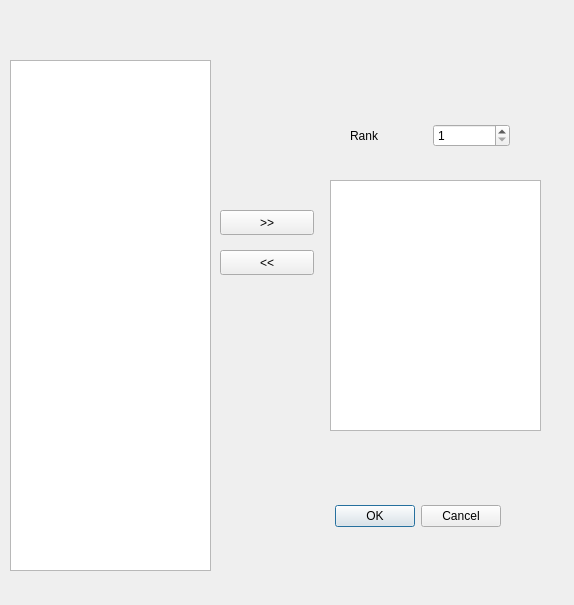
<?xml version="1.0" encoding="UTF-8"?>
<ui version="4.0">
 <class>SelectRankedAbilityDialog</class>
 <widget class="QDialog" name="SelectRankedAbilityDialog">
  <property name="geometry">
   <rect>
    <x>0</x>
    <y>0</y>
    <width>574</width>
    <height>605</height>
   </rect>
  </property>
  <property name="windowTitle">
   <string>Dialog</string>
  </property>
  <widget class="QDialogButtonBox" name="buttonBox">
   <property name="geometry">
    <rect>
     <x>320</x>
     <y>500</y>
     <width>181</width>
     <height>32</height>
    </rect>
   </property>
   <property name="orientation">
    <enum>Qt::Orientation::Horizontal</enum>
   </property>
   <property name="standardButtons">
    <set>QDialogButtonBox::StandardButton::Cancel|QDialogButtonBox::StandardButton::Ok</set>
   </property>
  </widget>
  <widget class="QListWidget" name="abilityListWidget">
   <property name="geometry">
    <rect>
     <x>10</x>
     <y>60</y>
     <width>201</width>
     <height>511</height>
    </rect>
   </property>
  </widget>
  <widget class="QListWidget" name="rankedAbilityListWidget">
   <property name="geometry">
    <rect>
     <x>330</x>
     <y>180</y>
     <width>211</width>
     <height>251</height>
    </rect>
   </property>
  </widget>
  <widget class="QWidget" name="horizontalLayoutWidget">
   <property name="geometry">
    <rect>
     <x>350</x>
     <y>120</y>
     <width>160</width>
     <height>31</height>
    </rect>
   </property>
   <layout class="QHBoxLayout" name="horizontalLayout">
    <item>
     <widget class="QLabel" name="label">
      <property name="text">
       <string>Rank</string>
      </property>
     </widget>
    </item>
    <item>
     <widget class="QSpinBox" name="rankSpinBox">
      <property name="minimum">
       <number>1</number>
      </property>
      <property name="maximum">
       <number>6</number>
      </property>
     </widget>
    </item>
   </layout>
  </widget>
  <widget class="QPushButton" name="addButton">
   <property name="geometry">
    <rect>
     <x>220</x>
     <y>210</y>
     <width>94</width>
     <height>25</height>
    </rect>
   </property>
   <property name="text">
    <string>&gt;&gt;</string>
   </property>
  </widget>
  <widget class="QPushButton" name="removeButton">
   <property name="geometry">
    <rect>
     <x>220</x>
     <y>250</y>
     <width>94</width>
     <height>25</height>
    </rect>
   </property>
   <property name="text">
    <string>&lt;&lt;</string>
   </property>
  </widget>
 </widget>
 <resources/>
 <connections>
  <connection>
   <sender>buttonBox</sender>
   <signal>accepted()</signal>
   <receiver>SelectRankedAbilityDialog</receiver>
   <slot>accept()</slot>
   <hints>
    <hint type="sourcelabel">
     <x>248</x>
     <y>254</y>
    </hint>
    <hint type="destinationlabel">
     <x>157</x>
     <y>274</y>
    </hint>
   </hints>
  </connection>
  <connection>
   <sender>buttonBox</sender>
   <signal>rejected()</signal>
   <receiver>SelectRankedAbilityDialog</receiver>
   <slot>reject()</slot>
   <hints>
    <hint type="sourcelabel">
     <x>316</x>
     <y>260</y>
    </hint>
    <hint type="destinationlabel">
     <x>286</x>
     <y>274</y>
    </hint>
   </hints>
  </connection>
 </connections>
</ui>
